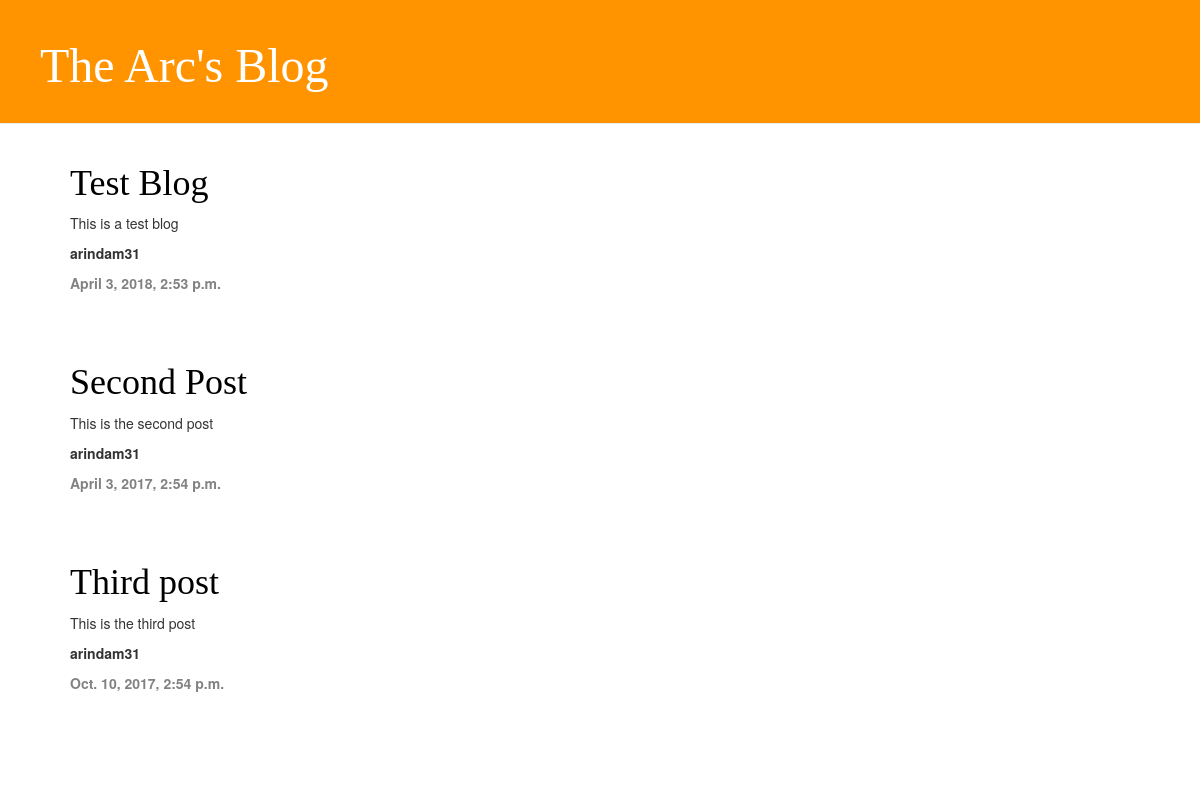
/, run on an earlier commit of the app's database.
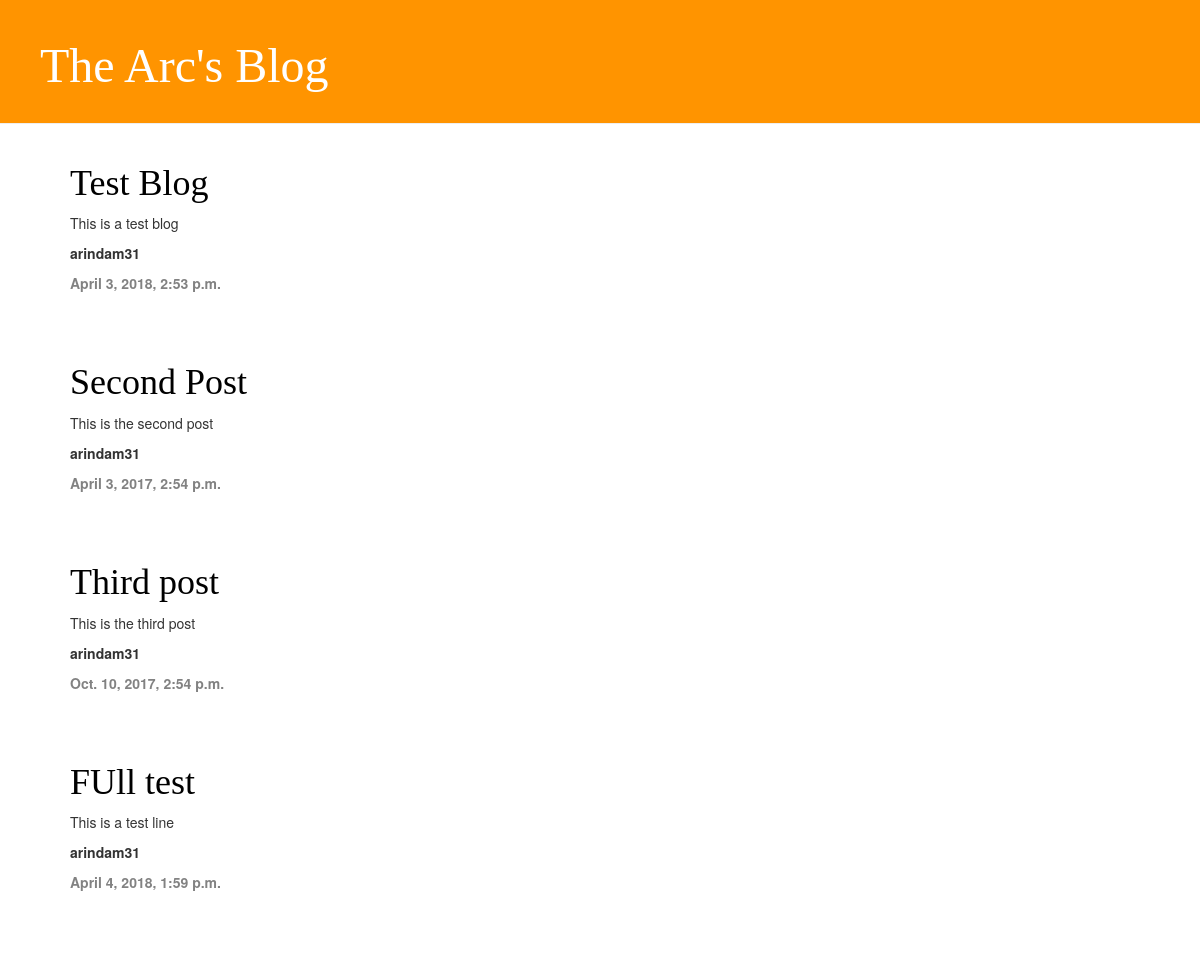
And on a later commit of the database.
### blog/models.py (models this page shows, shortened)
class Post(models.Model):
	author = models.ForeignKey('auth.User', on_delete=models.CASCADE)
	title = models.CharField(max_length=200)
	text = RichTextField()
	created_date = models.DateTimeField(default=timezone.now)
	published_date = models.DateTimeField(blank=True, null=True)

### blog/views.py (the view)
# urls.py: url(r'^$', views.post_list, name='post_list'),
def post_list(request):
    posts =models.Post.objects.filter(created_date__lte=timezone.now()).order_by('published_date')
    return render(request, 'blog/post_list.html', {'posts':posts})

### blog/templates/blog/post_list.html
{% extends 'blog/base.html' %}
{% block content %}
        {% for post in posts %}
            <div class="post">
		    <h1><a href="{% url 'post_details' post.pk %}">{{ post.title }}</a> </h1>
                <p>{{ post.text| safe | linebreaksbr }} </p>
                <p><strong>{{ post.author }}</strong></p>
                <div class="date">
                    <p><strong>{{ post.created_date }}</strong></p>
                </div>
            </div>
        {% endfor %}
{% endblock %}

### blog/templates/blog/base.html (shortened to what this page needs)
{% load static %}
<html>
    <head>
        <link rel="stylesheet" href="//maxcdn.bootstrapcdn.com/bootstrap/3.2.0/css/bootstrap.min.css">
        <link rel="stylesheet" href="//maxcdn.bootstrapcdn.com/bootstrap/3.2.0/css/bootstrap-theme.min.css">
        <link rel="stylesheet" href="{% static 'css/blog.css' %}">
    </head>
    <body>
    	<div class="page-header">
        	<h1><a href="/">The Arc's Blog</a></h1>
    	</div>
    	<div class="content container">
        	<div class="row">
            	<div class="col-md-8">
			    	{% block content %}
			    	{% endblock %}
			    </div>
			</div>
		</div>
    </body>
</html>

### blog/static/css/blog.css (style rules this page uses)
body { padding-left: 0px; }
h1 a { color: #FCA205; }
.page-header { background-color: #ff9400; margin-top: 0; padding: 20px 20px 20px 40px; }
.page-header h1, .page-header h1 a, .page-header h1 a:visited, .page-header h1 a:active { color: #ffffff; font-size: 36pt; text-decoration: none; }
.content { margin-left: 40px; }
h1, h2, h3, h4 { font-family: 'Calibri', cursive; }
.date { color: #828282; }
.post { margin-bottom: 70px; padding-left: 15px; }
.post h1 a, .post h1 a:visited { color: #000000; }

What changed in the data, as far as the page shows it:
added Post: title "FUll test", text "This is a test line", author "arindam31", created_date "April 4, 2018, 1:59 p.m."
